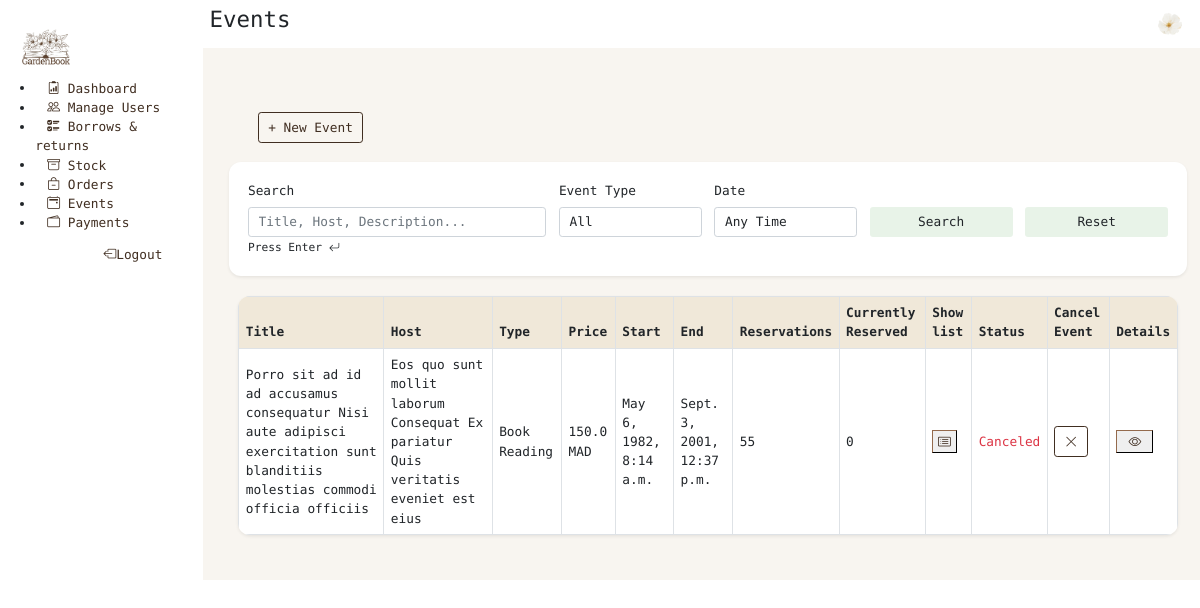
Page /manage-event (signed in) on the committed database.
### theApp/models.py (models this page shows, shortened)
class Person(AbstractUser):
    cin = models.CharField(max_length=20, unique=True, default="")
    profile_pic = models.ImageField(upload_to='profile_pics/', null=True, blank=True)
    first_name = models.CharField(max_length=50)
    last_name = models.CharField(max_length=50)
    role = models.CharField(max_length=20,choices=RoleName.choices, default=RoleName.READER)
    dob = models.DateField(null=True, blank=True)
    phone = models.CharField(max_length=15, null=True, blank=True)
    status = models.CharField(max_length=20, choices=MembershipStatus.choices, default=MembershipStatus.ACTIVE)
    address = models.CharField(max_length=255, null=True, blank=True)
    city = models.CharField(max_length=100, null=True, blank=True)
    postal_code = models.CharField(max_length=20, null=True, blank=True)
    country = models.CharField(max_length=100, null=True, blank=True)
    bio = models.CharField(max_length=300, null=True, blank=True)
    class Meta:
        ordering = ['-date_joined']

class Event(models.Model):
    title = models.CharField(max_length=200)
    host = models.CharField(max_length=200, blank=True, null=True)
    poster = models.ImageField(upload_to='event_posters/', null=True, blank=True, default='event_posters/default_poster.jpg')
    description = models.TextField()
    event_price = models.FloatField(default=0.0)
    audience = models.CharField(max_length=20, choices=AudienceType.choices, default="")
    location = models.CharField(max_length=255)
    start_datetime = models.DateTimeField()
    end_datetime = models.DateTimeField()
    nbr_reservations = models.IntegerField(default=0)
    current_reservations = models.IntegerField(default=0)
    guests = models.ManyToManyField(Person, blank=True, related_name='events')
    created_at = models.DateTimeField(auto_now_add=True)
    event_type = models.CharField(max_length=20, choices=EventType.choices, default="")
    is_public = models.BooleanField(default=True)
    is_canceled = models.BooleanField(default=False)

### theApp/views.py (the view)
# urls.py: path('manage-event', views.event_staff, name='manage-event'),
def event_staff(request):
  events = Event.objects.all()
  query = request.GET.get("q", "")
  event_type = request.GET.get("event_type", "")
  date_filter = request.GET.get("date_filter", "")
  create_form = EventCreateForm()
  edit_forms = {event.id: EventEditForm(instance=event) for event in events}
  if query:
    events = events.filter(
      Q(title__icontains=query) |
      Q(host__icontains=query) |
      Q(description__icontains=query)
    )
  if event_type:
    events = events.filter(event_type=event_type)
  today = timezone.now().date()
  if date_filter == "year":
    events = events.filter(start_datetime__year=today.year)
  elif date_filter == "month":
      events = events.filter(start_datetime__year=today.year, start_datetime__month=today.month)
  elif date_filter == "week":
      start_of_week = today - timedelta(days=today.weekday())
      end_of_week = start_of_week + timedelta(days=6)
      events = events.filter(start_datetime__date__range=(start_of_week, end_of_week))
  types = Event.objects.values_list("event_type", flat=True).distinct()
  context = {
      "events": events.order_by("-start_datetime"),
      "types": types,
      "create_form": create_form,
      "edit_forms": edit_forms,
  }
  return render(request, "manage_event.html", context)

### templates/manage_event.html (shortened to what this page needs)
{% extends 'baseLibrarian.html' %}
{% load static %}
{% load crispy_forms_tags %}
{% block page %}Events{% endblock %}
{% block content %}
<div class="py-5 bg-light-brown">
  <div class="container-fluid row m-2">
    <div class="row">
      <div class="col-auto m-4">
        <button class="btn btn-outline-brown" data-bs-toggle="modal" data-bs-target="#createEventModal">
          + New Event
        </button>
      </div>
    </div>
    <form method="GET" class="bg-white shadow-sm rounded-20 p-4 mb-4">
      <div class="row g-3 align-items-end">
        <div class="col-md-4">
          <label for="q" class="form-label">Search</label>
          <input type="search" name="q" class="form-control" placeholder="Title, Host, Description...">
        </div>
        <div class="col-md-2">
          <label for="event_type" class="form-label">Event Type</label>
          <select name="event_type" id="event_type" class="form-control">
            <option value="">All</option>
          </select>
        </div>
        <div class="col-md-2">
          <label for="date_filter" class="form-label">Date</label>
          <select name="date_filter" id="date_filter" class="form-control">
            <option value="">Any Time</option>
          </select>
        </div>
        <div class="col-md-2">
          <button class="btn btn-green w-100" type="submit">Search</button>
        </div>
        <div class="col-md-2">
          <a href="{% url 'manage-event' %}" class="btn btn-green w-100">Reset</a>
        </div>
      </div>
      <small>Press Enter <i class="bi bi-arrow-return-left"></i></small>
    </form>
    <div class="col">
      <div class="overflow-hidden shadow-sm p-0 rounded-20">
        <table class="table table-bordered table-hover align-middle m-0">
          <thead class="bg-brown-second">
            <tr>
              <th>Title</th>
              <th>Host</th>
              <th>Type</th>
              <th>Price</th>
              <th>Start</th>
              <th>End</th>
              <th>Reservations</th>
              <th>Currently Reserved</th>
              <th>Show list</th>
              <th>Status</th>
              <th>Cancel Event</th>
              <th>Details</th>
            </tr>
          </thead>
          <tbody class="bg-white">
            {% for event in events %}
            <tr>
              <td>{{ event.title }}</td>
              <td>{{ event.host }}</td>
              <td>{{ event.event_type }}</td>
              <td>{{ event.event_price }} MAD</td>
              <td>{{ event.start_datetime }}</td>
              <td>{{ event.end_datetime }}</td>
              <td>{{ event.nbr_reservations }}</td>
              <td>{{ event.current_reservations }}</td>
              <td>
                <button type="button" class="btn-outline-brown" data-bs-toggle="modal"
                  data-bs-target="#reservationList{{ event.id }}"><i class="bi bi-card-list"></i></button>
              </td>
              <td>
                {% if event.is_canceled %}
                <span class="text-danger">Canceled</span>
                {% else %}
                <span class="text-success">Active</span>
                {% endif %}
              </td>
              <td>
                <a href="{% url 'cancel-event' event.id %}" class="btn btn-outline-brown"><i class="bi bi-x-lg"></i></a>
              </td>
              <td>
                <button type="button" class="btn-outline-brown" data-bs-toggle="modal"
                  data-bs-target="#eventDetails{{ event.id }}"><i class="bi bi-eye p-2"></i></button>
              </td>
            </tr>
            {% empty %}
            <tr>
              <td colspan="13" class="text-center text-muted">No events found.</td>
            </tr>
            {% endfor %}
          </tbody>
        </table>
      </div>
    </div>
  </div>
</div>
{% endblock %}

### templates/baseLibrarian.html (shortened to what this page needs)
{% load static %}
<!DOCTYPE html>
<html lang="en">
<head>
  <link href="{% static 'assets/dist/css/bootstrap.min.css' %}" rel="stylesheet">
  <link rel="stylesheet" href="{% static 'css/base.css' %}">
</head>
<body class="row">
  <header class="col-md-2 p-4">
    <a href="{% url 'dashboard' %}" class="d-flex align-items-center mb-2 mb-lg-0 text-brown text-decoration-none">
      <img src="{% static 'assets/brand/_logo-nobg.png' %}" class="bi me-2" width="60" height="60" role="img"
        aria-label="GardenBook">
    </a>
    <div>
      <ul>
        <li>
          <a href="{% url 'dashboard' %}">
            <i class="bi bi-clipboard2-data"></i>
            Dashboard
          </a>
        </li>
        <li>
          <a href="{% url 'manage-users' %}">
            <i class="bi bi-people"></i>
            Manage Users
          </a>
        </li>
        <li>
          <a href="{% url 'borrows-returns' %}">
            <i class="bi bi-ui-checks"></i>
            Borrows & returns
          </a>
        </li>
        <li>
          <a href="{% url 'stock' %}">
            <i class="bi bi-archive"></i>
            Stock
          </a>
        </li>
        <li>
          <a href="{% url 'orders' %}">
            <i class="bi bi-bag-dash"></i>
            Orders
          </a>
        </li>
        <li>
          <a href="{% url 'manage-event' %}">
            <i class="bi bi-calendar2-event"></i>
            Events
          </a>
        </li>
        <li>
          <a href="{% url 'manage-payment' %}">
            <i class="bi bi-wallet2"></i>
            Payments
          </a>
        </li>
      </ul>
    </div>
    <div class="text-end">
      <a href="{% url 'logout' %}" class=""><i class="bi bi-box-arrow-left"></i>Logout</a>
    </div>
  </header>
  <main class="col">
    <div class="p-2 row">
      <div class="col-6">
        <h3>{% block page%} Current page name {% endblock page %}</h3>
      </div>
      <div class="col-6 d-flex justify-content-end">
        <a href="{% url 'dashboard' %}">
          <img src="{{ request.user.profile_pic.url }}" alt="Profile" class="rounded-circle" style="height: 30px; width: 30px;">
        </a>
      </div>
    </div>
    <div>
      {% block content %}
      {% endblock content %}
    </div>
  </main>
</body>
</html>

### static/css/base.css (style rules this page uses)
body { font-family: "Geist Mono", sans-serif; min-height: 100vh; zoom: 0.8; }
.bg-green, .btn-green { background: #e8f3e8 !important; }
.bg-light-brown { background-color: #f8f5f0; }
.bg-brown-second { background: #f0e8d9; }
.text-brown { color: #402e21; }
a { text-decoration: none; padding: 7px 15px; }
header a { color: #402e21; }
.rounded-20 { border-radius: 15px; }
.btn-outline-brown { border-color: #402e21 !important; color: #402e21 !important; }

### rows in the picture
Person: user.profile_pic (picture)
Event: title "Porro sit ad id ad accusamus consequatur Nisi aute adipisci exercitation sunt blanditiis molestias commodi officia officiis", host "Eos quo sunt mollit laborum Consequat Ex pariatur Quis veritatis eveniet est eius", event_type "Book Reading", event_price "150.0", start_datetime "May 6, 1982, 8:14 a.m.", end_datetime "Sept. 3, 2001, 12:37 p.m.", nbr_reservations "55", current_reservations "0", is_canceled "Canceled"
